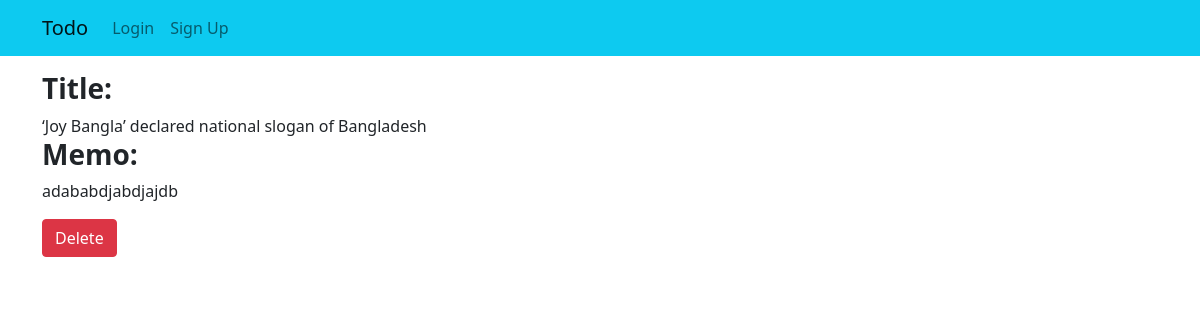
Screenshot of /todo_details/2 with the database file from the repository.
### home/models.py (models this page shows, shortened)
class Createtodo(models.Model):
    title=models.CharField(max_length=100)
    memo=models.TextField()
    important=models.BooleanField(default=False)
    datecompleted=models.DateTimeField(null=True,blank=True)

### home/views.py (the view)
# urls.py: path('todo_details/<str:pk>', views.todo_details,name="todo_details"),
def todo_details(request,pk):
    new_todo=Createtodo.objects.get(id=pk)
    params={'new_todo':new_todo}
    return render(request,"home/todo_details.html",params)

### templates/home/todo_details.html (shortened to what this page needs)
{%extends 'base.html'%}
{% block body %}
<div class="container my-3">
<h3><b>Title: </b></h3>
{{new_todo.title}}
<h3><b>Memo: </b></h3>
{{new_todo.memo}}
</div>
{% if new_todo.datecompleted is not none%}
<div class="container">
    <a href="/todo_details/{{new_todo.id}}/delete"<button class="btn btn-danger" type="submit">Delete</button></a>
</div>
{%else%}
<div class="container">
    <a href="/todo_details/{{new_todo.id}}/delete"<button class="btn btn-danger" type="submit">Delete</button></a>
    <a href="/todo_details/{{new_todo.id}}/completetodo" <button class="btn btn-info" type="submit">Complete</button></a>
</div>
{% endif %}
{% endblock %}

### rows the page displays
Createtodo: title "‘Joy Bangla’ declared national slogan of Bangladesh", memo "adababdjabdjajdb"
